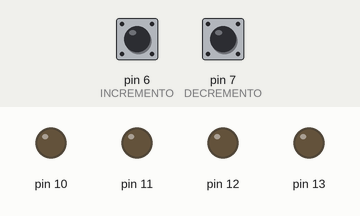
This sketch was run on a simulated Arduino Uno, built with avr-gcc and run on an emulated ATmega328P. On the bench: output pins drawn as LEDs (lit = HIGH). The test bench sets the inputs (shaded band); at power-on: pin 6 (INCREMENTO) HIGH, pin 7 (DECREMENTO) HIGH.

Above: at 1.8 s.
1.9 s: pin 6 (INCREMENTO) pulled LOW for 3.2 s
At 6.2 s:
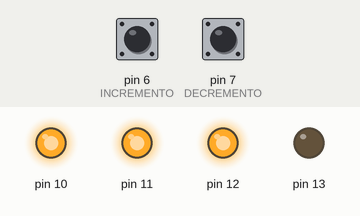
6.6 s: pin 6 (INCREMENTO) pulled LOW for 0.6 s
At 7.8 s:
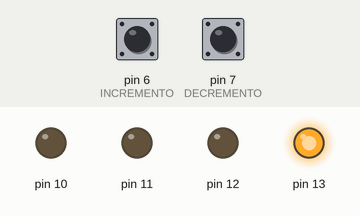
8.7 s: pin 6 (INCREMENTO) pulled LOW for 1 s
At 10.8 s:
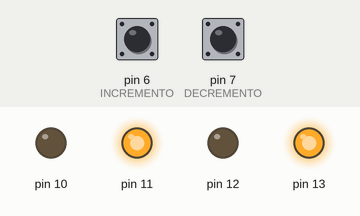
11.2 s: pin 6 (INCREMENTO) pulled LOW for 0.6 s
At 12.4 s:
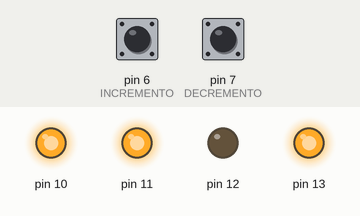
13.3 s: pin 6 (INCREMENTO) pulled LOW for 0.6 s
At 13.9 s:
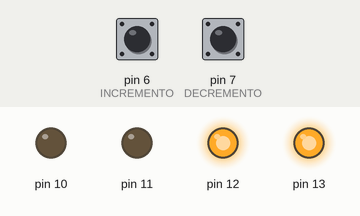
15.4 s: pin 6 (INCREMENTO) pulled LOW for 1 s
At 17.0 s:
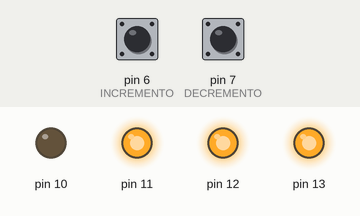
Timing chart, 0 to 18.5 s (numbered marks = the images above; inputs shaded):
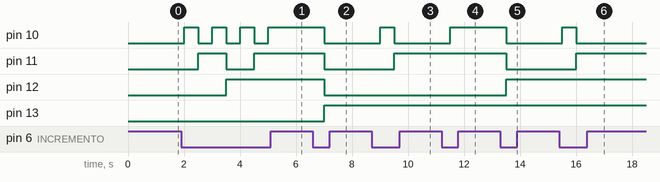

The sketch:

CONTADOR.ino
```cpp
const int SALIDAS [] = {10, 11, 12, 13};

const int INCREMENTO = 6;
const int DECREMENTO = 7;

const int ESPERA = 500;

const int BITS = 4;
const int MAX = (1 << BITS) - 1;
const int MIN = 0;

int contador = 0;
int estado_boton_incremento = 0;
int estado_boton_decremento = 0;

inline int estado_de_bit(int posicion, int secuencia);

void setup(){
    for (int PIN : SALIDAS){
        pinMode(PIN, OUTPUT);
    }

    pinMode(INCREMENTO, INPUT_PULLUP);
    pinMode(DECREMENTO, INPUT_PULLUP);
}

void loop(){

    estado_boton_incremento = digitalRead(INCREMENTO);
    estado_boton_decremento = digitalRead(DECREMENTO);

    if (!estado_boton_incremento){
        if(contador < MAX){
            ++contador;
        }

    }
    else if (!estado_boton_decremento){
        if(contador > MIN){
            --contador;
        }
    }

    for (int PIN : SALIDAS){
        digitalWrite(PIN, estado_de_bit(PIN-SALIDAS[0], contador));
    }

    delay(ESPERA);
}

inline int estado_de_bit(int posicion, int secuencia){
     return secuencia & (1 << posicion)? HIGH: LOW;
}
```

Measured:
- after the input at 1.9 s, pin 10: alternates HIGH for 0.50 s and LOW for 0.50 s, 7 changes in all, then stays HIGH, starting after 0.10 s; pin 11: LOW → HIGH after 0.60 s, → LOW 1.0 s later, → HIGH 1.0 s later; pin 12: LOW → HIGH after 1.6 s
- after the input at 6.6 s, pin 10–12: HIGH → LOW after 0.40 s; pin 13: LOW → HIGH after 0.40 s
- after the input at 8.7 s, pin 10: LOW → HIGH after 0.30 s, → LOW 0.50 s later; pin 11: LOW → HIGH after 0.80 s
- after the input at 11.2 s, pin 10: LOW → HIGH after 0.30 s
- after the input at 13.3 s, pin 10, pin 11: HIGH → LOW after 0.20 s; pin 12: LOW → HIGH after 0.20 s
- after the input at 15.4 s, pin 10: LOW → HIGH after 0.10 s, → LOW 0.50 s later; pin 11: LOW → HIGH after 0.60 s
